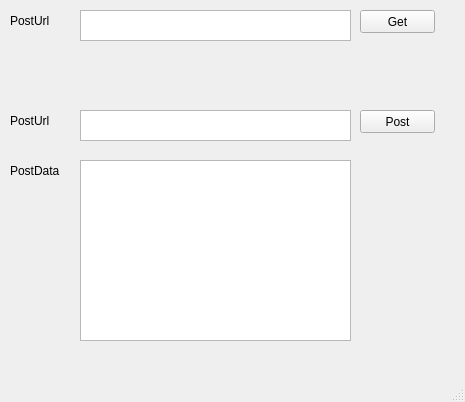
<?xml version="1.0" encoding="UTF-8"?>
<ui version="4.0">
 <class>MainWindow</class>
 <widget class="QMainWindow" name="MainWindow">
  <property name="geometry">
   <rect>
    <x>0</x>
    <y>0</y>
    <width>465</width>
    <height>402</height>
   </rect>
  </property>
  <property name="windowTitle">
   <string>MainWindow</string>
  </property>
  <widget class="QWidget" name="centralwidget">
   <widget class="QLabel" name="label">
    <property name="geometry">
     <rect>
      <x>10</x>
      <y>110</y>
      <width>61</width>
      <height>21</height>
     </rect>
    </property>
    <property name="text">
     <string>PostUrl</string>
    </property>
   </widget>
   <widget class="QPushButton" name="GetBtn">
    <property name="geometry">
     <rect>
      <x>360</x>
      <y>10</y>
      <width>75</width>
      <height>23</height>
     </rect>
    </property>
    <property name="text">
     <string>Get</string>
    </property>
   </widget>
   <widget class="QPushButton" name="PostBtn">
    <property name="geometry">
     <rect>
      <x>360</x>
      <y>110</y>
      <width>75</width>
      <height>23</height>
     </rect>
    </property>
    <property name="text">
     <string>Post</string>
    </property>
   </widget>
   <widget class="QLabel" name="label_2">
    <property name="geometry">
     <rect>
      <x>10</x>
      <y>160</y>
      <width>61</width>
      <height>21</height>
     </rect>
    </property>
    <property name="text">
     <string>PostData</string>
    </property>
   </widget>
   <widget class="QLabel" name="label_3">
    <property name="geometry">
     <rect>
      <x>10</x>
      <y>10</y>
      <width>61</width>
      <height>21</height>
     </rect>
    </property>
    <property name="text">
     <string>PostUrl</string>
    </property>
   </widget>
   <widget class="QTextEdit" name="PostDataText">
    <property name="geometry">
     <rect>
      <x>80</x>
      <y>160</y>
      <width>271</width>
      <height>181</height>
     </rect>
    </property>
   </widget>
   <widget class="QTextEdit" name="PostUrlText">
    <property name="geometry">
     <rect>
      <x>80</x>
      <y>110</y>
      <width>271</width>
      <height>31</height>
     </rect>
    </property>
   </widget>
   <widget class="QTextEdit" name="GetUrlText">
    <property name="geometry">
     <rect>
      <x>80</x>
      <y>10</y>
      <width>271</width>
      <height>31</height>
     </rect>
    </property>
   </widget>
  </widget>
  <widget class="QMenuBar" name="menubar">
   <property name="geometry">
    <rect>
     <x>0</x>
     <y>0</y>
     <width>465</width>
     <height>21</height>
    </rect>
   </property>
  </widget>
  <widget class="QStatusBar" name="statusbar"/>
 </widget>
 <resources/>
 <connections/>
</ui>
